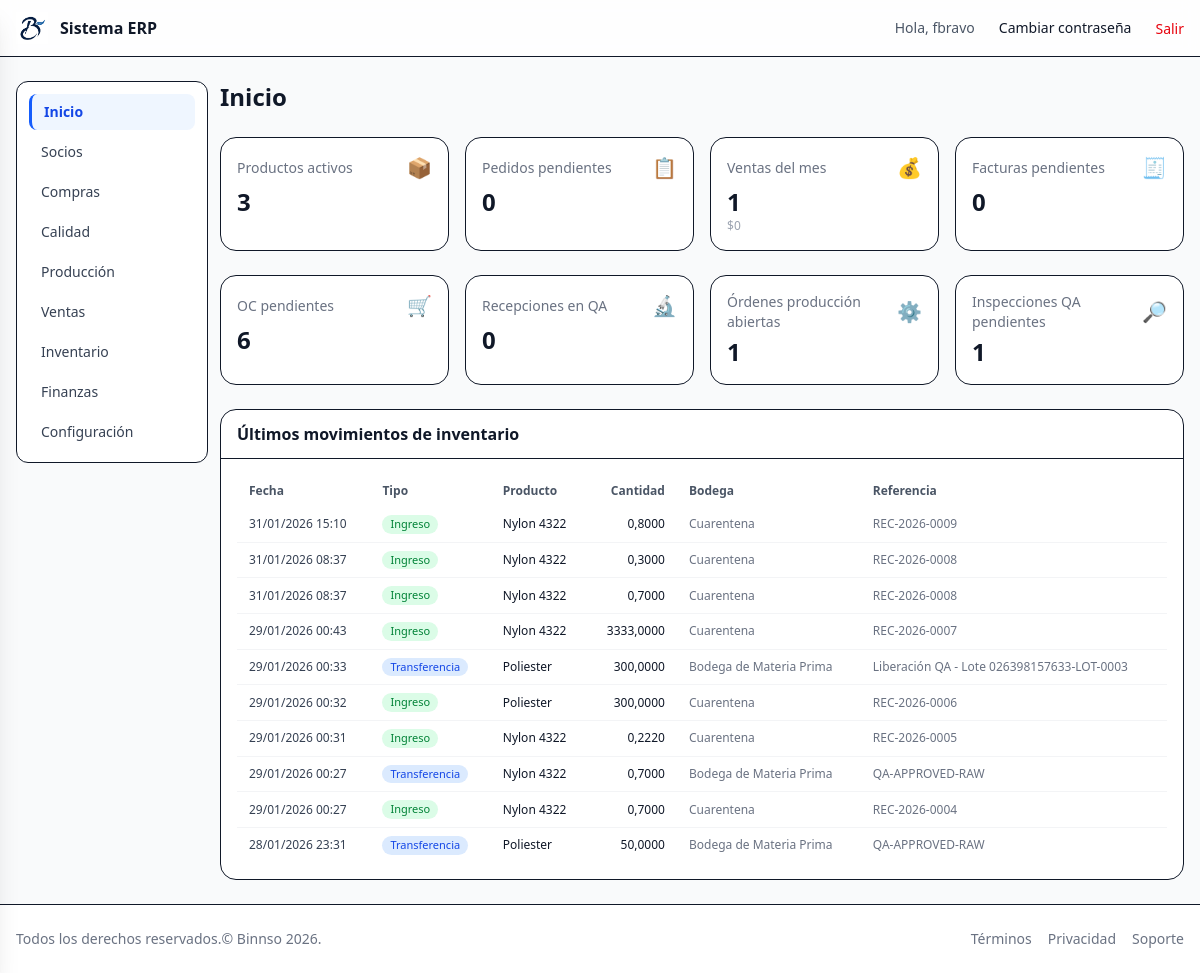
The app's page / (signed in) with its own data.
### inventory/models.py (models this page shows, shortened)
class InventoryMove(AuditModel):
    product = models.ForeignKey(Product, on_delete=models.PROTECT, related_name="moves")
    lot = models.ForeignKey(Lot, on_delete=models.PROTECT, related_name="moves", null=True, blank=True)
    movement_type = models.CharField(max_length=3, choices=MovementTypes.choices)
    date = models.DateTimeField(auto_now_add=True)
    quantity = models.DecimalField(max_digits=12, decimal_places=4)
    unit_displayed = models.ForeignKey(Unit,on_delete=models.PROTECT, null=True)  # Unidad que vio el usuario
    quantity_displayed = models.DecimalField(max_digits=10, decimal_places=4,null=True)  # Cantidad que ingresó el usuario
    unit_cost = models.DecimalField(max_digits=10, decimal_places=4, null=True, blank=True)
    reference = models.CharField(max_length=100, blank=True, null=True)  # ej: factura, OC
    warehouse = models.ForeignKey(
        Warehouse,
        on_delete=models.PROTECT,
        related_name="moves",
        verbose_name="Bodega",
        null=True,
        blank=True,
    )
    location = models.ForeignKey(
        Location,
        on_delete=models.PROTECT,
        related_name="moves",
        verbose_name="Ubicación",
        null=True,
        blank=True,
    )
    area = models.CharField(max_length=100, blank=True, null=True)  # ej: Bodega, Producción
    notes = models.TextField(blank=True, null=True)
    reason = models.CharField(max_length=30, choices=MovementReason.choices, blank=True, null=True)
    from_location = models.ForeignKey(Location, on_delete=models.PROTECT, related_name="moves_from", null=True, blank=True)
    to_location = models.ForeignKey(Location, on_delete=models.PROTECT, related_name="moves_to", null=True, blank=True)
    from_warehouse = models.ForeignKey(Warehouse, on_delete=models.PROTECT, related_name="moves_from_wh", null=True, blank=True)
    to_warehouse = models.ForeignKey(Warehouse, on_delete=models.PROTECT, related_name="moves_to_wh", null=True, blank=True)
    class Meta:
        verbose_name = "Movimiento de inventario"
        verbose_name_plural = "Movimientos de inventario"
        ordering = ["-date"]

class Product(AuditModel):
    product_type = models.CharField(
    max_length=10,
    choices=ProductType.choices,
    default=ProductType.RAW,   # Por defecto materia prima
    )
    code = models.CharField(max_length=50, unique=True ) # codigo uncio de producto
    code_2 = models.CharField(max_length=50, blank=True, null=True)
    name = models.CharField(max_length=200)
    base_unit = models.ForeignKey(   #  unidad técnica base
        Unit,
        on_delete=models.PROTECT,
        related_name="products",
        verbose_name="Unidad base",
    )
    unit_price = models.DecimalField(max_digits=10, decimal_places=4, default=0)
    unit_cost = models.DecimalField(max_digits=10, decimal_places=4,  null=True, blank=True)
    tax_scheme = models.ForeignKey(
        TaxScheme,
        on_delete=models.SET_NULL,
        null=True,
        blank=True,
        related_name="products",
        verbose_name="Esquema tributario",
    )
    provider = models.CharField(max_length=200, blank=True, null=True)
    category = models.CharField(max_length=100, blank=True, null=True)
    brand = models.CharField(max_length=100, blank=True, null=True)
    attribute1 = models.CharField(max_length=100, blank=True, null=True)
    attribute2 = models.CharField(max_length=100, blank=True, null=True)
    is_active = models.BooleanField(default=True)
    lot_prefix = models.CharField(
        max_length=20,
        blank=True,
        null=True,
        help_text="Prefijo para el lote de producción (ej: CAP, CAM, 00101, 00102)."
    )
    use_date_in_lot = models.BooleanField(
        default=True,
        help_text="Si está activo, el lote incluye mes y año de fabricación."
    )
    class Meta:
        ordering = ["name"]
        verbose_name = "Producto"
        verbose_name_plural = "Productos"
        permissions = [
            ("export_product", "Puede exportar productos"),
        ]

### core/models.py (models this page shows, shortened)
class AuditModel(models.Model):
    created_at = models.DateTimeField(auto_now_add=True)
    updated_at = models.DateTimeField(auto_now=True)
    created_by = models.ForeignKey(settings.AUTH_USER_MODEL, null=True, blank=True,
    related_name="%(class)s_created", on_delete=models.SET_NULL)
    updated_by = models.ForeignKey(settings.AUTH_USER_MODEL, null=True, blank=True,
    related_name="%(class)s_updated", on_delete=models.SET_NULL)
    class Meta:
        abstract = True

class Warehouse(AuditModel):
    code = models.CharField(max_length=20,unique=True,
    help_text="Código interno de bodega (ej: BOD-CUA, BOD-MP, BOD-PT)"
    )
    name = models.CharField(max_length=100,
    help_text="Nombre descriptivo (ej: Bodega de cuarentena)"
    )
    type = models.CharField(max_length=20,choices=WarehouseType.choices,default=WarehouseType.OTHER,
    help_text="Tipo de bodega según clasificación regulatoria/operativa"
    )
    is_active = models.BooleanField(default=True)
    is_default_quarantine = models.BooleanField(default=False,
    help_text="Usar como bodega de cuarentena por defecto en recepción"
    )
    is_default_for_raw = models.BooleanField(default=False,
    help_text="Bodega por defecto para materia prima liberada"
    )
    is_default_fg_released = models.BooleanField(
        default=False,
        help_text="Bodega por defecto para producto terminado liberado."
    )
    class Meta:
        verbose_name = "Bodega"
        verbose_name_plural = "Bodegas"

### core/views.py (the view)
# urls.py: path('', views.dashboard, name='dashboard'),
@login_required
def dashboard(request):
    from django.utils import timezone
    from django.db.models import Sum, Count, Q
    from inventory.models import Product, Stock, InventoryMove
    from sales.models import SaleOrder, SaleInvoice
    from procurement.models import PurchaseOrder, RawMaterialReception
    from production.models import ProductionOrder
    from quality.models import QualityInspection
    now = timezone.now()
    month_start = now.replace(day=1, hour=0, minute=0, second=0, microsecond=0)
    products_active = Product.objects.filter(is_active=True).count()
    pedidos_pendientes = 0  # TODO: implementar cuando exista módulo de pedidos
    sales_month = SaleOrder.objects.filter(created_at__gte=month_start).count()
    sales_month_total = (
        SaleOrder.objects.filter(created_at__gte=month_start)
        .exclude(status='CANCELED')
        .aggregate(t=Sum('invoices__total_amount'))['t'] or 0
    )
    pending_invoices = SaleInvoice.objects.exclude(
        status__in=['DISPATCHED', 'CANCELED']
    ).count()
    oc_pending = PurchaseOrder.objects.exclude(
        status__in=['RECEIVED', 'CANCELLED']
    ).count()
    receptions_qa = RawMaterialReception.objects.filter(status='UNDER_QA').count()
    op_open = ProductionOrder.objects.filter(
        status__in=['DRAFT', 'RELEASED', 'IN_PROGRESS']
    ).count()
    qa_pending = QualityInspection.objects.filter(result='PENDING').count()
    last_moves = (
        InventoryMove.objects
        .select_related('product', 'warehouse')
        .order_by('-date')[:10]
    )
    ctx = {
        'products_active': products_active,
        'pedidos_pendientes': pedidos_pendientes,
        'sales_month': sales_month,
        'sales_month_total': sales_month_total,
        'pending_invoices': pending_invoices,
        'oc_pending': oc_pending,
        'receptions_qa': receptions_qa,
        'op_open': op_open,
        'qa_pending': qa_pending,
        'last_moves': last_moves,
    }
    return render(request, 'pages/dashboard.html', ctx)

### core/context_processors.py (called while the page is built, shortened)
def module_access(request):
    user = getattr(request, "user", None)
    if user is None or not user.is_authenticated:
        return {"modules": {k: False for k in MODULE_APP_MAP}}
    if user.is_superuser or user.groups.filter(name="admin").exists():
        return {"modules": {k: True for k in MODULE_APP_MAP}}

### templates/pages/dashboard.html (shortened to what this page needs)
{% extends 'layouts/app.html' %}
{% block app_content %}
  <h1 class="mb-6 text-2xl font-bold">Inicio</h1>
  <div class="mb-6 grid grid-cols-1 gap-4 sm:grid-cols-2 lg:grid-cols-4">
    <div class="rounded-2xl border bg-white p-4">
      <div class="flex items-center justify-between">
        <p class="text-sm text-gray-500">Productos activos</p>
        <span class="text-xl">📦</span>
      </div>
      <p class="mt-1 text-2xl font-semibold">{{ products_active }}</p>
    </div>
    <div class="rounded-2xl border bg-white p-4">
      <div class="flex items-center justify-between">
        <p class="text-sm text-gray-500">Pedidos pendientes</p>
        <span class="text-xl">📋</span>
      </div>
      <p class="mt-1 text-2xl font-semibold">{{ pedidos_pendientes }}</p>
    </div>
    <div class="rounded-2xl border bg-white p-4">
      <div class="flex items-center justify-between">
        <p class="text-sm text-gray-500">Ventas del mes</p>
        <span class="text-xl">💰</span>
      </div>
      <p class="mt-1 text-2xl font-semibold">{{ sales_month }}</p>
      <p class="text-xs text-gray-400">${{ sales_month_total }}</p>
    </div>
    <div class="rounded-2xl border bg-white p-4">
      <div class="flex items-center justify-between">
        <p class="text-sm text-gray-500">Facturas pendientes</p>
        <span class="text-xl">🧾</span>
      </div>
      <p class="mt-1 text-2xl font-semibold">{{ pending_invoices }}</p>
    </div>
  </div>
  <div class="mb-6 grid grid-cols-1 gap-4 sm:grid-cols-2 lg:grid-cols-4">
    <div class="rounded-2xl border bg-white p-4">
      <div class="flex items-center justify-between">
        <p class="text-sm text-gray-500">OC pendientes</p>
        <span class="text-xl">🛒</span>
      </div>
      <p class="mt-1 text-2xl font-semibold">{{ oc_pending }}</p>
    </div>
    <div class="rounded-2xl border bg-white p-4">
      <div class="flex items-center justify-between">
        <p class="text-sm text-gray-500">Recepciones en QA</p>
        <span class="text-xl">🔬</span>
      </div>
      <p class="mt-1 text-2xl font-semibold">{{ receptions_qa }}</p>
    </div>
    <div class="rounded-2xl border bg-white p-4">
      <div class="flex items-center justify-between">
        <p class="text-sm text-gray-500">Órdenes producción abiertas</p>
        <span class="text-xl">⚙️</span>
      </div>
      <p class="mt-1 text-2xl font-semibold">{{ op_open }}</p>
    </div>
    <div class="rounded-2xl border bg-white p-4">
      <div class="flex items-center justify-between">
        <p class="text-sm text-gray-500">Inspecciones QA pendientes</p>
        <span class="text-xl">🔎</span>
      </div>
      <p class="mt-1 text-2xl font-semibold">{{ qa_pending }}</p>
    </div>
  </div>
  <div class="rounded-2xl border bg-white">
    <div class="border-b px-4 py-3">
      <h2 class="font-semibold">Últimos movimientos de inventario</h2>
    </div>
    <div class="overflow-x-auto p-4">
      <table class="min-w-full text-sm">
        <thead>
          <tr class="text-left text-xs font-semibold text-gray-600">
            <th class="px-3 py-2">Fecha</th>
            <th class="px-3 py-2">Tipo</th>
            <th class="px-3 py-2">Producto</th>
            <th class="px-3 py-2 text-right">Cantidad</th>
            <th class="px-3 py-2">Bodega</th>
            <th class="px-3 py-2">Referencia</th>
          </tr>
        </thead>
        <tbody class="divide-y divide-gray-100">
          {% for m in last_moves %}
            <tr class="hover:bg-gray-50">
              <td class="px-3 py-2 text-xs text-gray-700">{{ m.date|date:'d/m/Y H:i' }}</td>
              <td class="px-3 py-2 text-xs">
                <span class="inline-flex rounded-full px-2 py-0.5 text-[11px] font-medium
                  {% if m.movement_type == 'IN' %}bg-green-100 text-green-700
                  {% elif m.movement_type == 'OUT' %}bg-red-100 text-red-700
                  {% elif m.movement_type == 'ADJ' %}bg-yellow-100 text-yellow-700
                  {% else %}bg-blue-100 text-blue-700{% endif %}">
                  {{ m.get_movement_type_display }}
                </span>
              </td>
              <td class="px-3 py-2 text-xs">{{ m.product.name }}</td>
              <td class="px-3 py-2 text-xs text-right">{{ m.quantity }}</td>
              <td class="px-3 py-2 text-xs text-gray-500">{{ m.warehouse.name|default:"—" }}</td>
              <td class="px-3 py-2 text-xs text-gray-500">{{ m.reference|default:"—" }}</td>
            </tr>
          {% empty %}
            <tr>
              <td colspan="6" class="px-3 py-6 text-center text-gray-400">Sin movimientos registrados</td>
            </tr>
          {% endfor %}
        </tbody>
      </table>
    </div>
  </div>
{% endblock %}

### templates/partials/_navbar.html (shortened to what this page needs)
{% load static %}
<header class="bg-white/80 backdrop-blur border-b">
  <div class="container mx-auto max-w-7xl px-4 py-3 flex items-center justify-between">
    <a href="{% url 'dashboard' %}" class="flex items-center gap-3">
      <img src="{% static 'img/logo.png' %}" alt="Logo" class="h-8 w-8" />
      <span class="font-semibold">Sistema ERP</span>
    </a>
    <nav class="hidden md:flex items-center gap-6">
      {% if request.user.is_authenticated %}
        <span class="text-sm text-gray-600">Hola, {{ request.user.get_username }}</span>
        <a href="{% url 'password_change' %}" class="text-sm hover:underline">Cambiar contraseña</a>
        <form method="post" action="{% url 'logout' %}" class="inline">
          <button type="submit" class="text-sm text-red-600 hover:underline">
          Salir
        </button>
          </form>
      {% else %}
        <a href="{% url 'login' %}" class="text-sm text-blue-600 hover:underline">Iniciar sesión</a>
      {% endif %}
    </nav>
  </div>
</header>

### records on screen
InventoryMove: date "31/01/2026 15:10", movement_type "Ingreso", product.name "Nylon 4322", quantity "0,8000", warehouse.name "Cuarentena", reference "REC-2026-0009"
InventoryMove: date "31/01/2026 08:37", movement_type "Ingreso", product.name "Nylon 4322", quantity "0,3000", warehouse.name "Cuarentena", reference "REC-2026-0008"
InventoryMove: date "31/01/2026 08:37", movement_type "Ingreso", product.name "Nylon 4322", quantity "0,7000", warehouse.name "Cuarentena", reference "REC-2026-0008"
InventoryMove: date "29/01/2026 00:43", movement_type "Ingreso", product.name "Nylon 4322", quantity "3333,0000", warehouse.name "Cuarentena", reference "REC-2026-0007"
InventoryMove: date "29/01/2026 00:33", movement_type "Transferencia", product.name "Poliester", quantity "300,0000", warehouse.name "Bodega de Materia Prima", reference "Liberación QA - Lote 026398157633-LOT-0003"
InventoryMove: date "29/01/2026 00:32", movement_type "Ingreso", product.name "Poliester", quantity "300,0000", warehouse.name "Cuarentena", reference "REC-2026-0006"
InventoryMove: date "29/01/2026 00:31", movement_type "Ingreso", product.name "Nylon 4322", quantity "0,2220", warehouse.name "Cuarentena", reference "REC-2026-0005"
InventoryMove: date "29/01/2026 00:27", movement_type "Transferencia", product.name "Nylon 4322", quantity "0,7000", warehouse.name "Bodega de Materia Prima", reference "QA-APPROVED-RAW"
InventoryMove: date "29/01/2026 00:27", movement_type "Ingreso", product.name "Nylon 4322", quantity "0,7000", warehouse.name "Cuarentena", reference "REC-2026-0004"
InventoryMove: date "28/01/2026 23:31", movement_type "Transferencia", product.name "Poliester", quantity "50,0000", warehouse.name "Bodega de Materia Prima", reference "QA-APPROVED-RAW"

### other values on screen
{{ request.user.get_username }} "fbravo"
{{ products_active }} "3"
{{ pedidos_pendientes }} "0"
{{ sales_month }} "1"
{{ sales_month_total }} "0"
{{ pending_invoices }} "0"
{{ oc_pending }} "6"
{{ receptions_qa }} "0"
{{ op_open }} "1"
{{ qa_pending }} "1"
